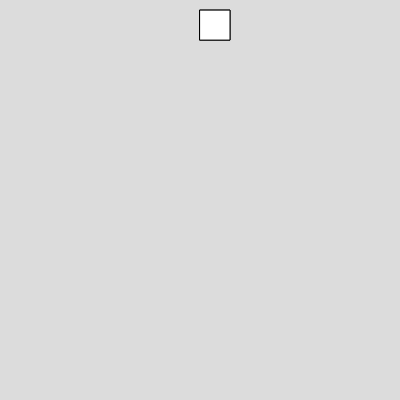
Frame 1 (no input)
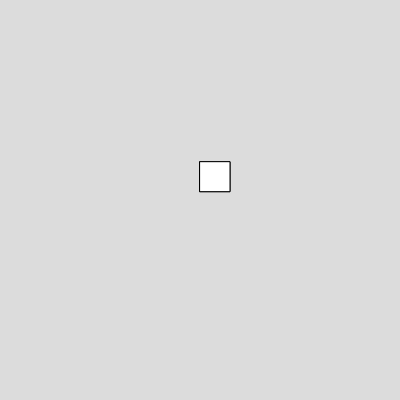
Frame 60 (no input)
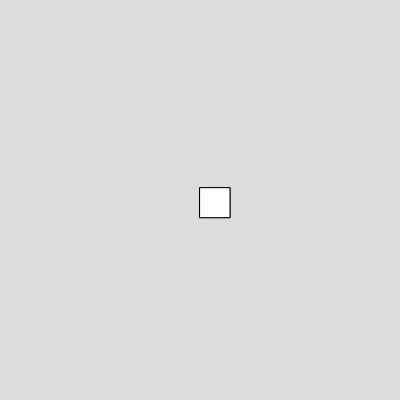
Frame 120 (the mouse pressed at the canvas centre since frame 60)

The p5.js sketch that drew these frames (run headless with seeded random() and noise() and a simulated clock; from frame 60 on, the mouse is pressed at the canvas centre):

// p5.js sketch
// ── sketch.js

function setup() {
  createCanvas(400, 400);
  r1 = new Rakett(100, 200, 10);
  r1.tegn();
}

function draw() {
  background(220);
  r1.oppdater(createVector(0, g));
  r1.tegn();
}

function keyPressed() {
  g += -0.2;
  
}

function keyReleased() {
  g -= -0.2;
  }

let g = 0.1;

// ── klasser.js


class Rakett {
    constructor(m, x, y) {
        this.p = createVector(x, y);
        this.v = createVector(0, 0);
        this.a = createVector(0, g);
        this.m = m;
    }
  
    tegn() {
        square(this.p.x, this.p.y, 30);
    }

    oppdater(a) {
        this.v.mult(0.99);
        this.v.add(a);
        this.p.add(this.v);
        square(this.p.x, this.p.y, 30);
        if (this.p.y > 300) {
            this.p.y = 300;
            this.v.mult(1, -1);
 
        }
    }
    }
